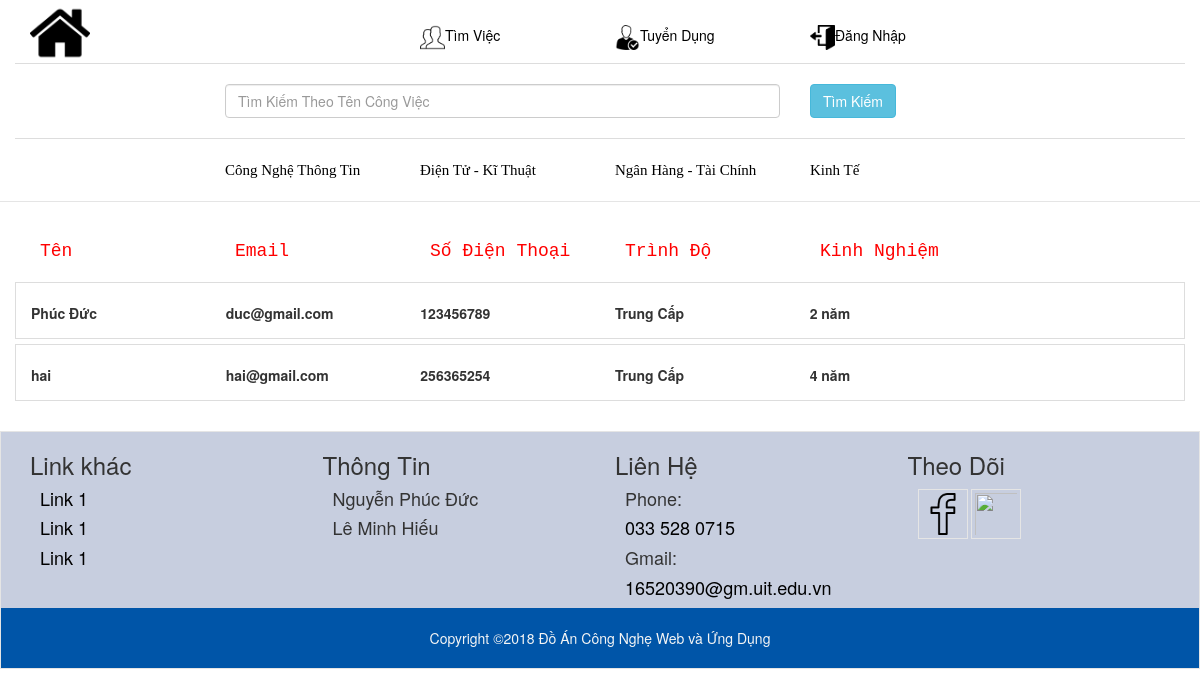
The page /XemUngTuyen.php?idXemUngTuyenCongViec=6 on the database as committed earlier.
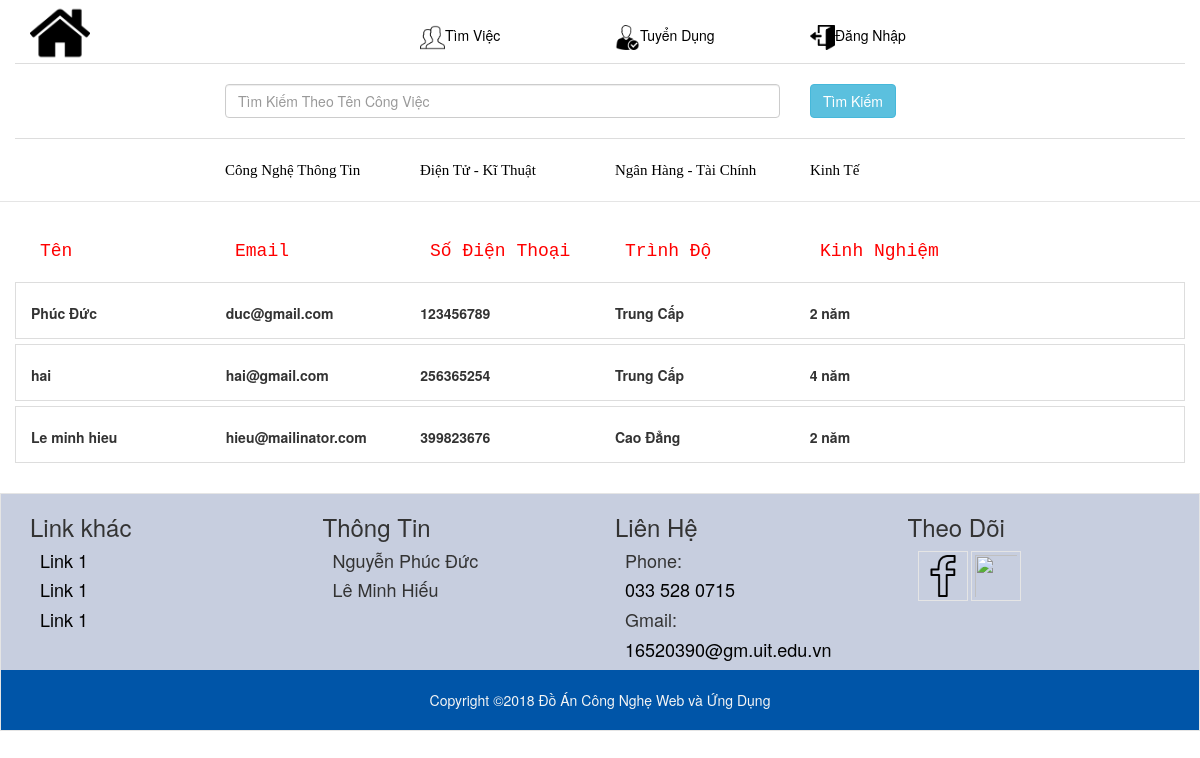
The same page on the database as committed later.
### tables this page shows
CREATE TABLE `nguoixinviec` (
  `MaNguoiXinViec` int(10) NOT NULL,
  `TenNguoiXinViec` varchar(255) NOT NULL,
  `EmailNguoiXinViec` varchar(255) NOT NULL,
  `SDTNguoiXinViec` int(12) NOT NULL,
  `TrinhDoNguoiXinViec` varchar(255) NOT NULL,
  `KinhNghiemNguoiXinViec` varchar(255) NOT NULL,
  `MaCongViec` int(10) NOT NULL
);

### XemUngTuyen.php (the view, shortened to what this page needs)
<?php
include('header.php');
?>
<link rel="stylesheet" href="css/stylesXemUngTuyen.css">
<?php
	$db = mysqli_connect('localhost', 'root', '', 'dataweb');
	mysqli_set_charset($db, "utf8");
	$a = $_GET['idXemUngTuyenCongViec'];
	$query = "SELECT * FROM nguoixinviec WHERE MaCongViec = '$a'";
	$img = mysqli_query($db,$query);
?>
	<div class="container ">
	<div class="row XUT_title">
		<div class="col-md-2">
				<h4>Tên </h4>
		</div>
		<div class="col-md-2">
				<h4>Email </h4>
		</div>
		<div class="col-md-2">
				<h4>Số Điện Thoại </h4>
		</div>
		<div class="col-md-2">
				<h4>Trình Độ </h4>
		</div>
		<div class="col-md-2">
				<h4>Kinh Nghiệm </h4>
		</div>
	</div>
<?php
	while($row = mysqli_fetch_array($img))
		{
		?>
		<div class="row XUT_tungnguoixinviec">
			<div class="col-md-2 tungnguoi">
				<label class="tencongty"> <b> <?php echo $row["TenNguoiXinViec"]; ?></b></label>
			</div>
			<div class="col-md-2 tungnguoi">
				<label class="tencongty"> <b> <?php echo $row["EmailNguoiXinViec"]; ?></b></label>
			</div>
			<div class="col-md-2 tungnguoi">
				<label class="tencongty"> <b> <?php echo $row["SDTNguoiXinViec"]; ?></b></label>
			</div>
			<div class="col-md-2 tungnguoi">
				<label class="tencongty"> <b> <?php echo $row["TrinhDoNguoiXinViec"]; ?></b></label>
			</div>
			<div class="col-md-2 tungnguoi">
				<label class="tencongty"> <b> <?php echo $row["KinhNghiemNguoiXinViec"]; ?></b></label>
			</div>
		</div>
		<?php
	}
?>
	</div>
<?php
include('footer.php');
?>

Rows that differ between the two databases and show on the page:
added nguoixinviec: TenNguoiXinViec "Le minh hieu", EmailNguoiXinViec "hieu@mailinator.com", SDTNguoiXinViec "399823676", TrinhDoNguoiXinViec "Cao Đẳng", KinhNghiemNguoiXinViec "2 năm"
